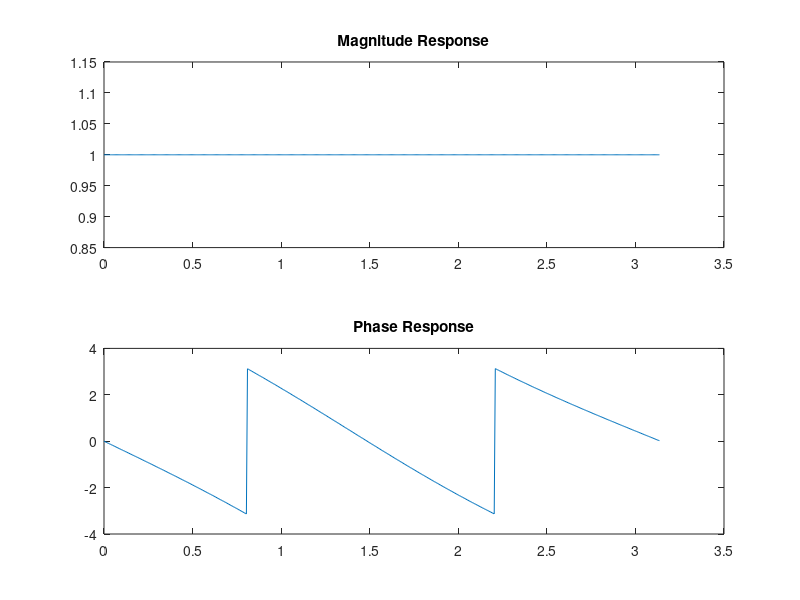

This chart was generated by the following MATLAB code:
clc
clear

r=0.3; 
z=[1./r*exp(1i*[-1,1]*0.5*pi), 1./r*exp(1i*[-1,1]*0.4*pi)]; 
p=[r*exp(1i*[-1,1]*0.5*pi), r*exp(1i*[-1,1]*0.4*pi)]; 
k=r^4;
[b,a]=zp2tf(z',p,k); 
[H,w]=freqz(b,a);
subplot(2,1,1);
plot(w,abs(H))
title('Magnitude Response')
subplot(2,1,2);
plot(w,angle(H))
title('Phase Response')